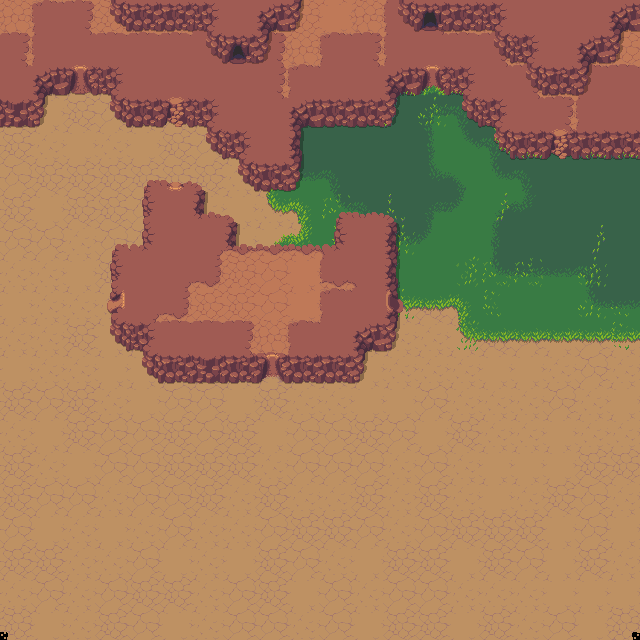

This game map was drawn from its Tiled (.tmx) file and the tilesets committed beside it. A one-line description and the trimmed map source follow:
An orthogonal 20x20 tile map with 32x32 px tiles, 7 tile layers (Dirt, Grass, Dark Grass, Grass Top, ...), 3 tilesets and 151 objects.

<map version="1.10" tiledversion="1.10.2" orientation="orthogonal" renderorder="right-down" width="20" height="20" tilewidth="32" tileheight="32" infinite="0" nextlayerid="13" nextobjectid="216">
 <tileset firstgid="1" source="Adventure Tiles.tsx" />
 <tileset firstgid="241" name="Adventure - Props 64x32" tilewidth="32" tileheight="64" tilecount="180" columns="10">
  <image source="../../props/props_all.png" width="320" height="1152" />
 </tileset>
 <tileset firstgid="421" source="Adventure - Props.tsx" />
 <layer id="1" name="Dirt" width="20" height="20">
  <data>[400 cells, 400 non-empty, 6 distinct tile ids]</data>
 </layer>
 <layer id="3" name="Grass" width="20" height="20">
  <data>[400 cells, 126 non-empty, 12 distinct tile ids]</data>
 </layer>
 <layer id="4" name="Dark Grass" width="20" height="20">
  <data>[400 cells, 63 non-empty, 16 distinct tile ids]</data>
 </layer>
 <layer id="11" name="Grass Top" width="20" height="20">
  <data>[400 cells, 11 non-empty, 6 distinct tile ids]</data>
 </layer>
 <objectgroup id="10" name="Behind Mountain">
  <object id="75" gid="483" x="389" y="242" width="32" height="32" />
  <object id="77" gid="485" x="286" y="259" width="32" height="32" />
  <object id="78" gid="483" x="342" y="228" width="32" height="32" />
  <object id="79" gid="242" x="356" y="229" width="32" height="64" />
  <object id="83" gid="244" x="382" y="218" width="32" height="64" />
  <object id="178" gid="554" x="96" y="256" width="32" height="32" />
 </objectgroup>
 <layer id="2" name="Mountain" width="20" height="20">
  <data>[400 cells, 148 non-empty, 28 distinct tile ids]</data>
 </layer>
 <layer id="9" name="Mountain Dirt" width="20" height="20">
  <data>[400 cells, 89 non-empty, 17 distinct tile ids]</data>
 </layer>
 <layer id="12" name="Mountain 2" width="20" height="20">
  <data>[400 cells, 26 non-empty, 8 distinct tile ids]</data>
 </layer>
 <group id="6" name="Props">
  <objectgroup id="5" name="Back - Vegetation 1">
   <object id="1" gid="242" x="310" y="155" width="32" height="64" />
   <object id="2" gid="241" x="344" y="165" width="32" height="64" />
   <object id="3" gid="244" x="322" y="188" width="32" height="64" />
   <object id="4" gid="242" x="461" y="161" width="32" height="64" />
   <object id="5" gid="247" x="403" y="289" width="32" height="64" />
   <object id="6" gid="253" x="432" y="336" width="32" height="64" />
   <object id="7" gid="243" x="540" y="290" width="32" height="64" />
   <object id="8" gid="242" x="522" y="336" width="32" height="64" />
   <object id="9" gid="241" x="620" y="279" width="32" height="64" />
   <object id="10" gid="241" x="595" y="188" width="32" height="64" />
   <object id="11" gid="242" x="625" y="238" width="32" height="64" />
   <object id="12" gid="242" x="628" y="183" width="32" height="64" />
   <object id="13" gid="241" x="587" y="228" width="32" height="64" />
   <object id="14" gid="243" x="611" y="210" width="32" height="64" />
   <object id="15" gid="245" x="567" y="256" width="32" height="64" />
   <object id="16" gid="246" x="508" y="183" width="32" height="64" />
   <object id="17" gid="247" x="601" y="254" width="32" height="64" />
   <object id="18" gid="243" x="593" y="285" width="32" height="64" />
   <object id="19" gid="253" x="571" y="281" width="32" height="64" />
   <object id="20" gid="252" x="484" y="200" width="32" height="64" />
   <object id="21" gid="242" x="510" y="221" width="32" height="64" />
   <object id="60" gid="483" x="298" y="170" width="32" height="32" />
   <object id="61" gid="484" x="444" y="138" width="32" height="32" />
   <object id="62" gid="485" x="439" y="156" width="32" height="32" />
   <object id="64" gid="486" x="605" y="301" width="32" height="32" />
   <object id="66" gid="484" x="607" y="221" width="32" height="32" />
   <object id="67" gid="483" x="582" y="196" width="32" height="32" />
   <object id="68" gid="482" x="539" y="186" width="32" height="32" />
   <object id="69" gid="481" x="450" y="179" width="32" height="32" />
   <object id="70" gid="491" x="505" y="202" width="32" height="32" />
   <object id="71" gid="481" x="315" y="207" width="32" height="32" />
   <object id="72" gid="482" x="377" y="155" width="32" height="32" />
   <object id="73" gid="481" x="300" y="156" width="32" height="32" />
   <object id="117" gid="258" x="256" y="96" width="32" height="64" />
   <object id="118" gid="259" x="394" y="53" width="32" height="64" />
   <object id="119" gid="258" x="439" y="58" width="32" height="64" />
   <object id="121" gid="260" x="466" y="53" width="32" height="64" />
   <object id="122" gid="2147483908" x="466" y="81" width="32" height="64" />
   <object id="124" gid="258" x="56" y="35" width="32" height="64" />
   <object id="125" gid="259" x="36" y="58" width="32" height="64" />
   <object id="126" gid="488" x="80" y="43" width="32" height="32" />
   <object id="127" gid="459" x="105" y="72" width="32" height="32" />
   <object id="132" gid="258" x="0" y="192" width="32" height="64" />
   <object id="133" gid="259" x="32" y="224" width="32" height="64" />
   <object id="136" gid="260" x="16" y="238" width="32" height="64" />
   <object id="137" gid="259" x="-12" y="213" width="32" height="64" />
   <object id="138" gid="259" x="64" y="256" width="32" height="64" />
   <object id="139" gid="258" x="-5" y="271" width="32" height="64" />
   <object id="140" gid="259" x="42" y="290" width="32" height="64" />
   <object id="145" gid="493" x="576" y="179" width="32" height="32" />
   <object id="152" gid="493" x="577" y="314" width="32" height="32" />
   <object id="153" gid="492" x="593" y="329" width="32" height="32" />
   <object id="155" gid="491" x="586" y="316" width="32" height="32" />
   <object id="156" gid="482" x="585" y="339" width="32" height="32" />
   <object id="157" gid="491" x="623" y="325" width="32" height="32" />
   <object id="158" gid="506" x="605" y="333" width="32" height="32" />
   <object id="167" gid="496" x="422" y="142" width="32" height="32" />
   <object id="200" gid="252" x="541" y="363" width="32" height="64" />
   <object id="201" gid="251" x="596" y="384" width="32" height="64" />
   <object id="202" gid="253" x="619" y="358" width="32" height="64" />
   <object id="209" gid="693" x="421" y="188" width="32" height="32" />
   <object id="210" gid="692" x="411" y="226" width="32" height="32" />
   <object id="211" gid="694" x="546" y="232" width="32" height="32" />
   <object id="212" gid="693" x="515" y="274" width="32" height="32" />
   <object id="213" gid="692" x="457" y="310" width="32" height="32" />
   <object id="214" gid="500" x="556" y="289" width="32" height="32" />
  </objectgroup>
  <objectgroup id="7" name="Top - Vegetation 2 / Rocks">
   <object id="22" gid="498" x="19" y="147" width="32" height="32" />
   <object id="23" gid="497" x="84" y="216" width="32" height="32" />
   <object id="24" gid="488" x="93" y="139" width="32" height="32" />
   <object id="25" gid="487" x="4" y="227" width="32" height="32" />
   <object id="26" gid="497" x="100" y="147" width="32" height="32" />
   <object id="27" gid="497" x="31" y="139" width="32" height="32" />
   <object id="28" gid="487" x="124" y="181" width="32" height="32" />
   <object id="30" gid="535" x="32" y="128" width="32" height="32" />
   <object id="31" gid="536" x="46" y="105" width="32" height="32" />
   <object id="32" gid="538" x="130" y="138" width="32" height="32" />
   <object id="33" gid="532" x="185" y="143" width="32" height="32" />
   <object id="34" gid="531" x="-6" y="142" width="32" height="32" />
   <object id="36" gid="534" x="262" y="201" width="32" height="32" />
   <object id="38" gid="536" x="293" y="197" width="32" height="32" />
   </objectgroup>
  <objectgroup id="8" name="Bridges">
   <!-- 6 objects omitted --></objectgroup>
 </group>
</map>
<!-- 65 of 151 objects omitted -->